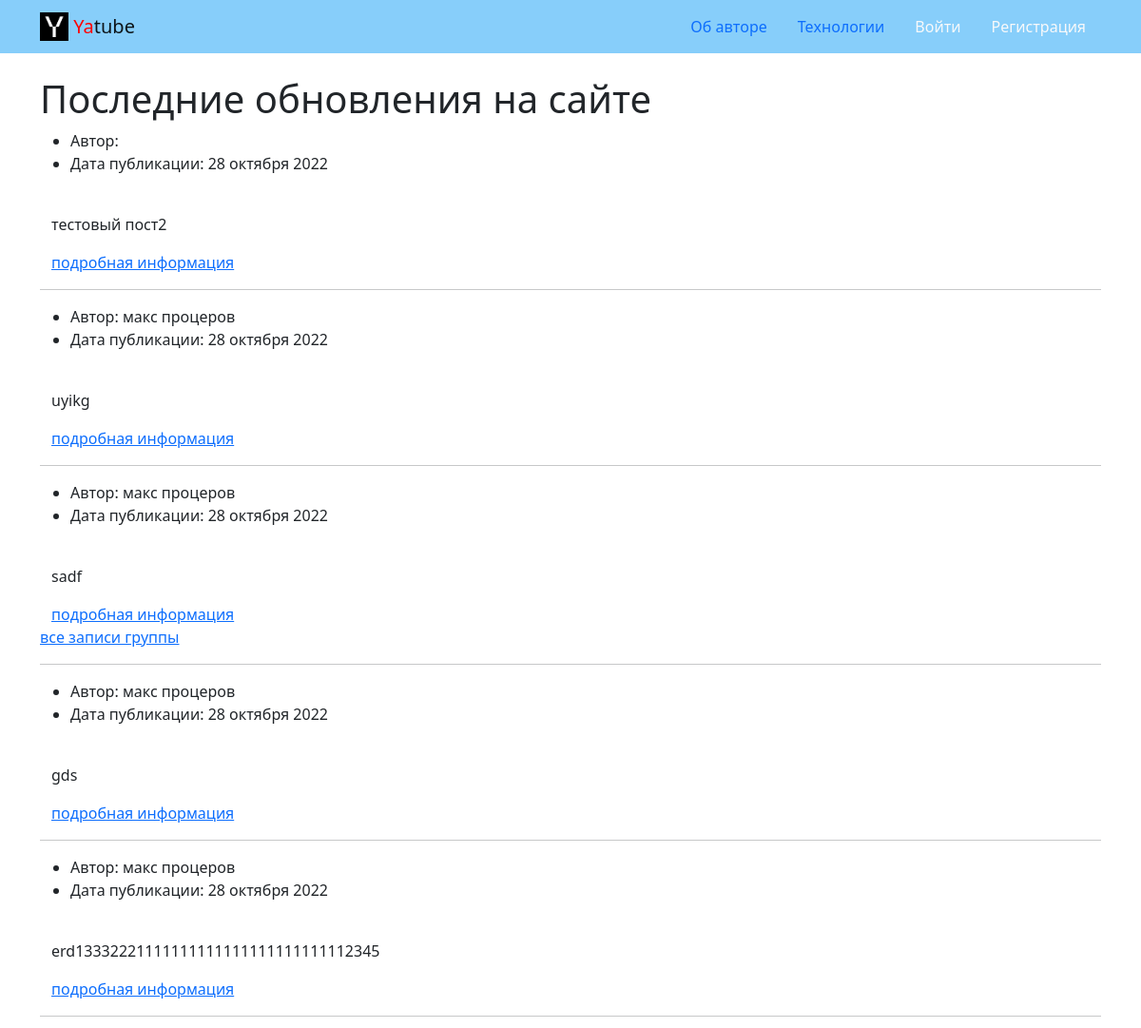
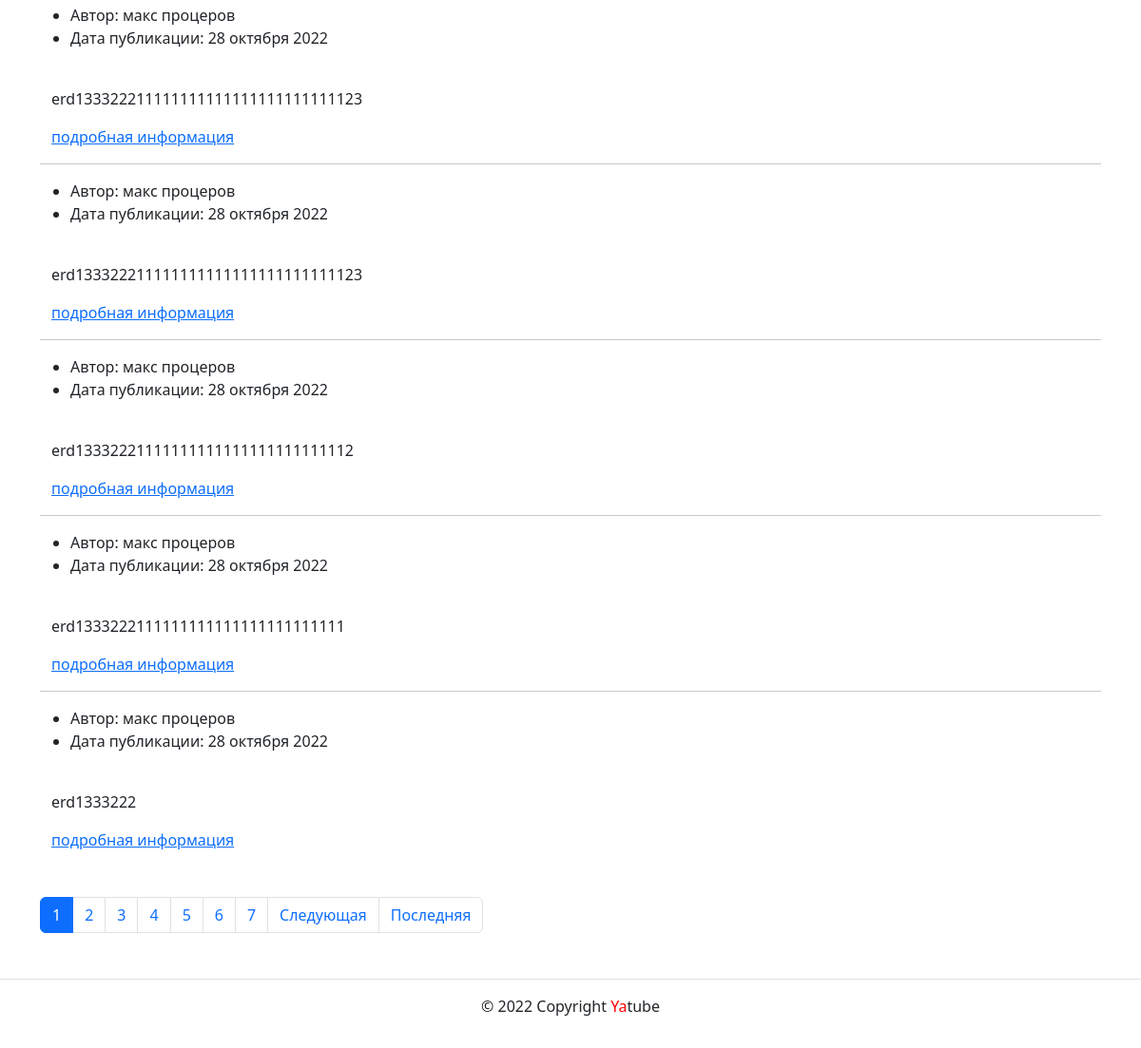
The app's page /, older data (2 pictures, top to bottom).
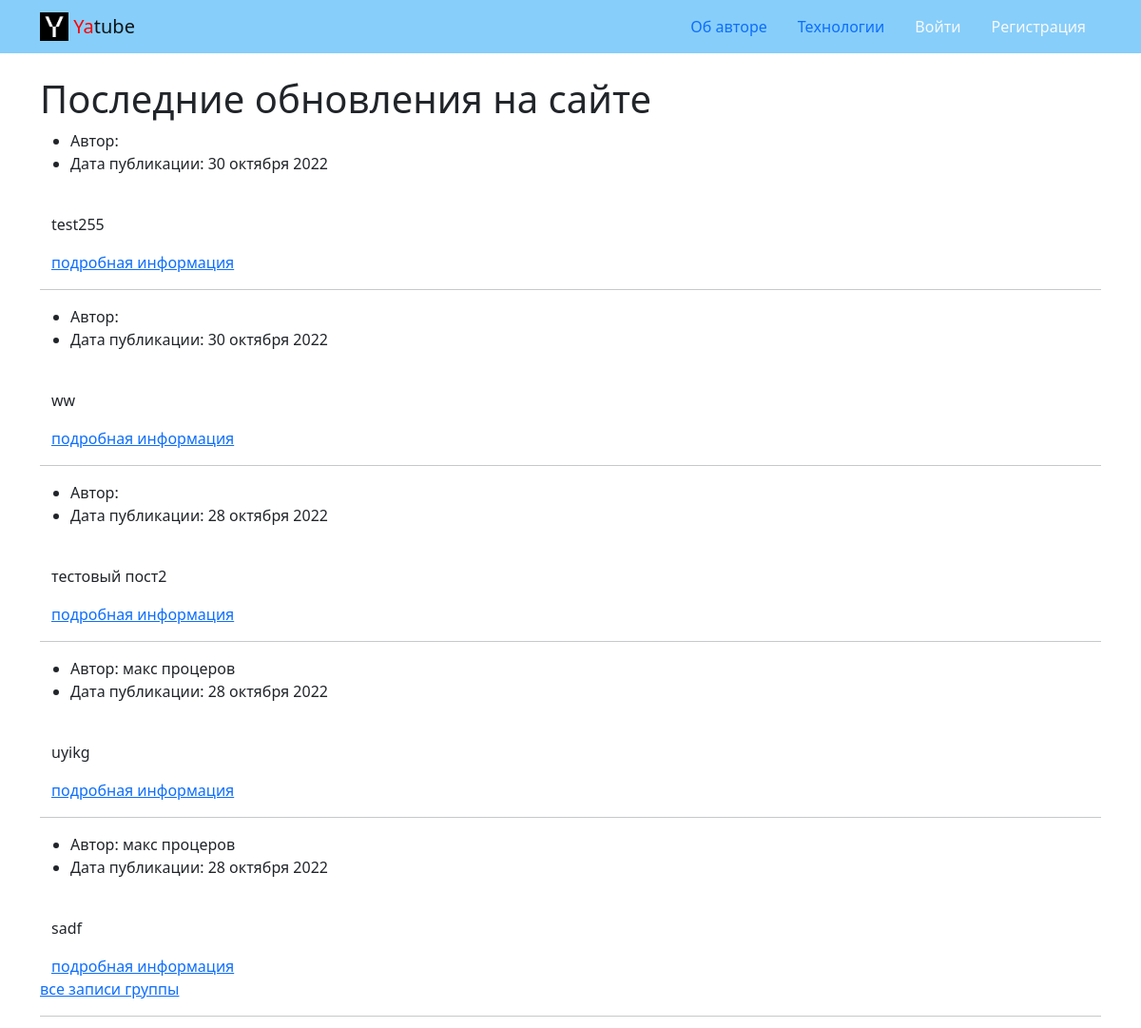
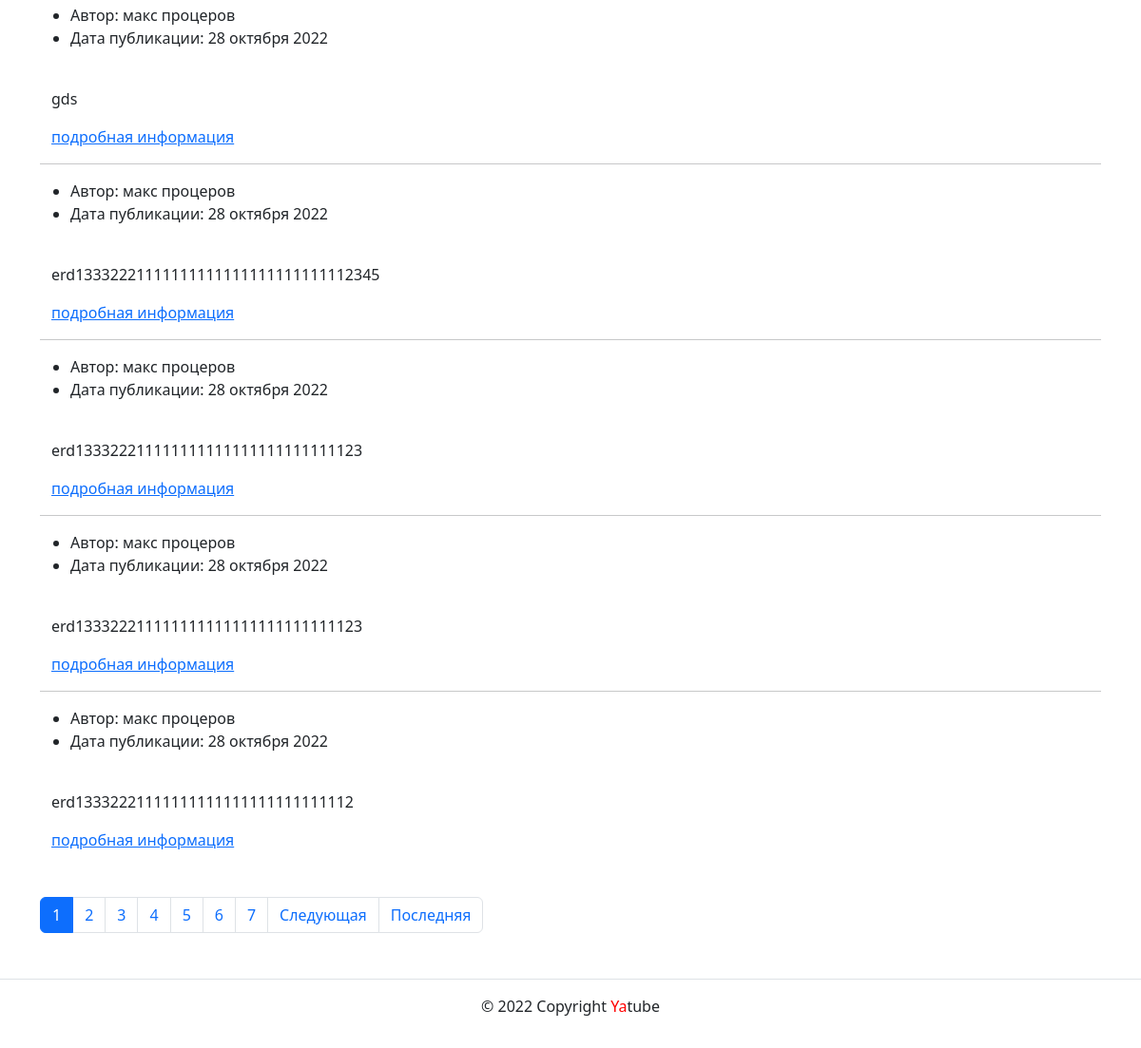
The same page, newer data (2 pictures, top to bottom).
### posts/models.py (models this page shows, shortened)
class Post(models.Model):
    text = models.TextField(help_text='Введите текст поста',
                            verbose_name='Текст поста')
    pub_date = models.DateTimeField(auto_now_add=True)
    author = models.ForeignKey(
        User,
        on_delete=models.CASCADE,
        related_name='posts')
    group = models.ForeignKey(
        Group,
        on_delete=models.SET_NULL,
        blank=True,
        null=True,
        related_name='posts',
        help_text='Введите название группы',
        verbose_name='Группа',
    )
    class Meta:
        ordering = ['-pub_date']

### posts/views.py (the view)
# urls.py: path('', views.index, name='index'),
def index(request):
    template = 'posts/index.html'
    posts = Post.objects.all()
    context = {
        'page_obj': make_paginator(request, posts),
    }
    return render(request, template, context)

### core/context_processors/year.py (called while the page is built)
def year(request):
    return {
        'year': date.today().year,
    }

### posts/utils.py (called while the page is built)
def make_paginator(request, data):
    paginator = Paginator(data, settings.NUMBER_POSTS_ON_ONE_PAGE)
    page_number = request.GET.get('page')
    page_obj = paginator.get_page(page_number)
    return page_obj

### templates/posts/index.html (shortened to what this page needs)
<!DOCTYPE html>
<html lang="ru">
<head>
    {% extends 'base.html' %}
{% block content %}
<div class="container">
    <br>
    <h1>Последние обновления на сайте</h1>
    {% for post in page_obj %}
        {% include 'includes/post.html' %}
        {% if post.group %}
        <a href="{% url 'posts:group_list' post.group.slug %}">все записи группы</a>
        {% endif %}
        {% if not forloop.last %}
             <hr>
        {% endif %}
    {% endfor %}
    {% include 'includes/paginator.html' %}
    {% endblock %}

### templates/includes/post.html
<article>
    <ul>
        <li>
            Автор: {{ post.author.get_full_name }}
        </li>
        <li>
            Дата публикации: {{ post.pub_date|date:"d E Y" }}
        </li>
    </ul>
    <div class="container">
        <br>
        <p>{{ post.text }}</p>
        <a href="{% url 'posts:post_detail' post.id %}">подробная информация </a>
    </div>
</article>

Row changes from the older to the newer data that the page shows:
no longer on this page (row unchanged): Post: author.get_full_name "макс процеров", pub_date "28 октября 2022", text "erd1333222111111111111111111111111"
no longer on this page (row unchanged): Post: author.get_full_name "макс процеров", pub_date "28 октября 2022", text "erd1333222"
added Post: pub_date "30 октября 2022", text "test255"
added Post: pub_date "30 октября 2022", text "ww"
